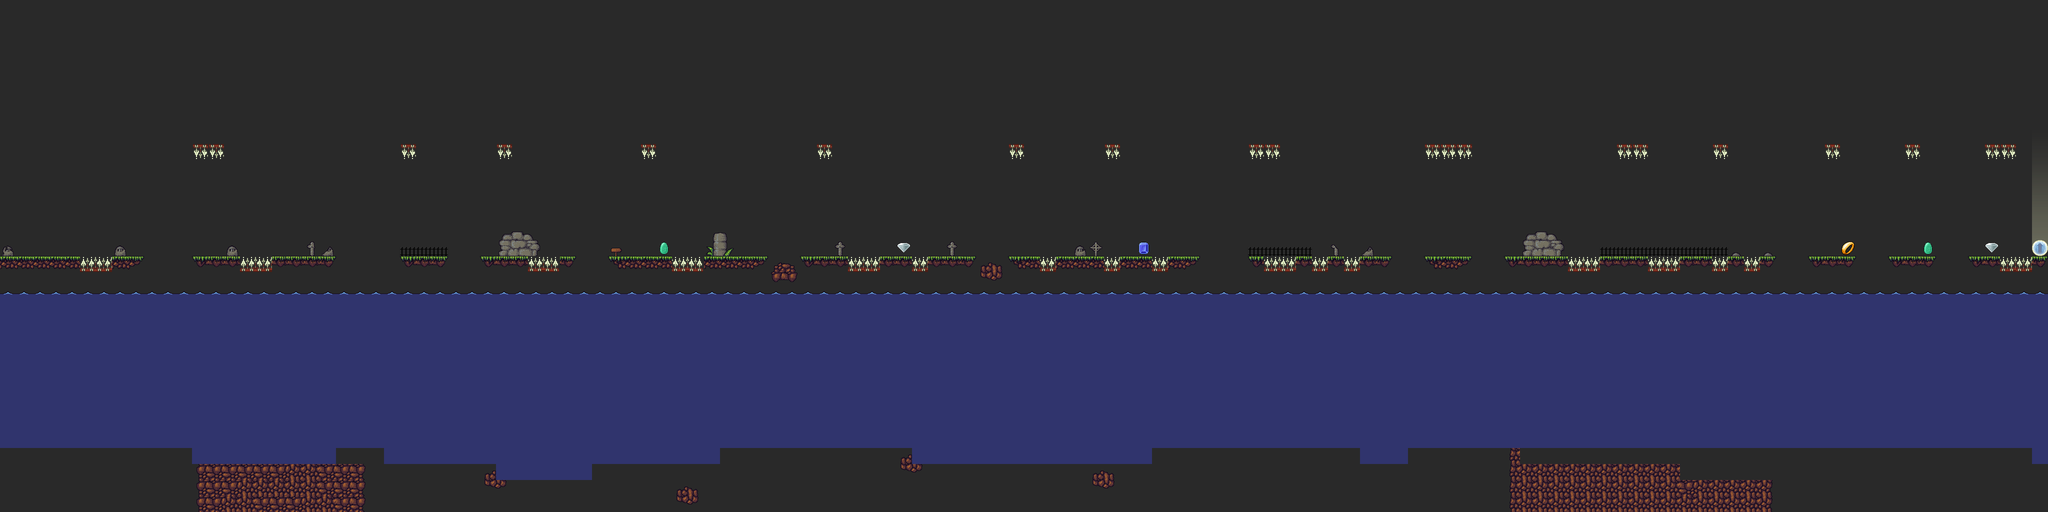

A level layout from a 2D game, rendered from its tile map. Below: a short description, then the map file with tile-grid data replaced by summaries:
An orthogonal 128x32 tile map with 32x32 px tiles, 7 tile layers (Walls, Pickups, NoCollide, Bouncy, ...).

<map version="1.0" orientation="orthogonal" width="128" height="32" tilewidth="32" tileheight="32" backgroundcolor="#292929">
 <properties>
  <property name="credits" value="McFunkypants" />
  <property name="gamename" value="Castle Necros" />
  <property name="gravity" value="0.5" />
  <property name="jump_strength" value="-13" />
  <property name="mapname" value="Crypto Graphic" />
  <property name="move_speed" value="5" />
  <property name="player_can_attack" value="true" />
  <property name="start_tile" value="5,10" />
 </properties>
 <tileset firstgid="1" name="tiles" tilewidth="32" tileheight="32">
  <image source="tiles.png" width="1024" height="1024" />
  <terraintypes>
   <terrain name="brick" tile="-1" />
   <terrain name="green" tile="-1" />
  </terraintypes>
  <tile id="4" terrain=",,,0" />
  <tile id="5" terrain=",,0,0" />
  <tile id="6" terrain=",,0," />
  <tile id="20" terrain=",0,,0" />
  <tile id="21" terrain="0,0,0,0" />
  <tile id="22" terrain="0,,0," />
  <tile id="36" terrain=",0,," />
  <tile id="37" terrain="0,0,," />
  <tile id="38" terrain="0,,," />
  <tile id="68" terrain="0,0,0," />
  <tile id="69" terrain="0,0,,0" />
  <tile id="84" terrain="0,,0,0" />
  <tile id="85" terrain=",0,0,0" />
  <tile id="100" terrain=",,,1" />
  <tile id="101" terrain=",,1,1" />
  <tile id="102" terrain=",,1," />
  <tile id="116" terrain=",1,,1" />
  <tile id="117" terrain="1,1,1,1" />
  <tile id="118" terrain="1,,1," />
  <tile id="132" terrain=",1,," />
  <tile id="133" terrain="1,1,," />
  <tile id="134" terrain="1,,," />
  <tile id="164" terrain="1,1,1," />
  <tile id="165" terrain="1,1,,1" />
  <tile id="182" terrain="1,,1,1" />
  <tile id="183" terrain=",1,1,1" />
 </tileset>
 <layer name="Walls" width="128" height="32">
  <data>[4096 cells, 203 non-empty, 26 distinct tile ids]</data>
 </layer>
 <layer name="Pickups" width="128" height="32">
  <data>[4096 cells, 22 non-empty, 8 distinct tile ids]</data>
 </layer>
 <layer name="NoCollide" width="128" height="32">
  <data>[4096 cells, 68 non-empty, 36 distinct tile ids]</data>
 </layer>
 <layer name="Bouncy" width="128" height="32">
  <data>[4096 cells, 0 non-empty, 0 distinct tile ids]</data>
 </layer>
 <layer name="Danger" width="128" height="32">
  <data>[4096 cells, 1392 non-empty, 16 distinct tile ids]</data>
 </layer>
 <layer name="Enemies" width="128" height="32">
  <data>[4096 cells, 12 non-empty, 1 distinct tile ids]</data>
 </layer>
 <layer name="Warp" width="128" height="32">
  <data>[4096 cells, 10 non-empty, 10 distinct tile ids]</data>
 </layer>
</map>